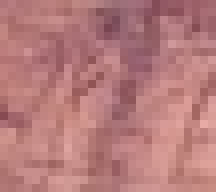
#> input picture AI/homework2/task4/other.jpg, 27 x 24 px, shrunk from 81 x 72 before the run (shown 8 times larger); the run also reads 1 picture not shown here
$ python fisher.py
#> lines starting #> are read from the running program, lines starting #| are printed output that depends on the picture
import cv2
import numpy as np
from matplotlib import pyplot as plt

samples = dict()
samples['river'] = []
samples['others'] = []


def get_pixel(img):
    """从原图中提取所有像素"""
    b, g, r = cv2.split(img)
    return [(_r, _g, _b) for (er, eg, eb) in zip(r, g, b)
            for (_r, _g, _b) in zip(er, eg, eb)]


def load_data(filename, label):
    """加载图像并提取信息"""
#> call 2 of load_data, with filename = 'other.jpg', label = 'others'
#> in load_data, img is the input picture: shape (24, 27, 3); mean B, G, R 123.4, 123.2, 181.6
    img = cv2.imread(filename)
    samples[label].extend(get_pixel(img))
#> in get_pixel (call 2), `b, g, r = cv2.split(img)`:
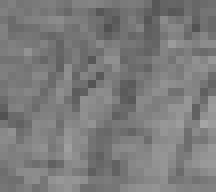
#> b: shape (24, 27) (shown 8 times larger); min 81, max 165, mean 123.4
#> in get_pixel (call 2), `b, g, r = cv2.split(img)`:
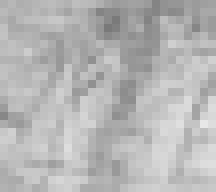
#> r: shape (24, 27) (shown 8 times larger); min 121, max 231, mean 181.6
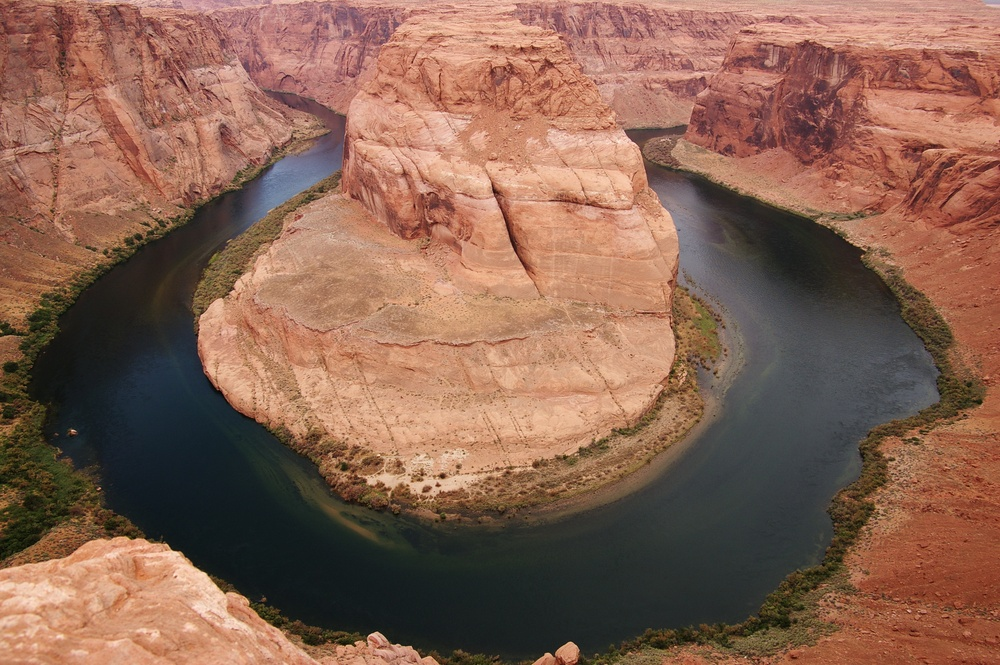
#> input picture AI/homework2/task4/IMGP8080.jpg, 1000 x 665 px, shrunk from 3008 x 2000 before the run
#> in main, image is the input picture: shape (665, 1000, 3); mean B, G, R 82.1, 99.3, 136.3


def calculate_average(record_dict: dict):
    """计算各个类别的均值向量"""
    average = dict()
    for cls, features in record_dict.items():
        average[cls] = np.mean(record_dict[cls], 0)  # 求各个类别的均值向量
    return average


def calculate_covariance_mat(record_dict: dict, record_avg: dict):
    """计算各个类别的协方差矩阵"""
    covariance = dict()
    for cls, features in record_dict.items():
        covariance[cls] = np.zeros((record_avg[cls].shape[0], record_avg[cls].shape[0]))
        for ft in features:
            covariance[cls] += np.matmul((ft - record_avg[cls]).T, (ft - record_avg[cls]))
    for mat in covariance.values():
        mat /= len(mat)
    return covariance


def fisher_classify(sample_img, sample_mean, sample_cov):
    """true -> 属于river, false -> 属于其他"""
    river_mean, other_mean = sample_mean.values()
    river_cov, other_cov = sample_cov.values()
    s_w = river_cov + other_cov
    u, s, v = np.linalg.svd(s_w)
    s_w_inv = np.dot(np.dot(v.T, np.linalg.inv(np.diag(s))), u.T)
    w = np.dot(s_w_inv, river_mean - other_mean)
    center_river = np.dot(w.T, river_mean)
    center_other = np.dot(w.T, other_mean)
    rows, cols = sample_img.shape[0:2]
#> rows = 665; cols = 1000
    for row in range(rows):
        for col in range(cols):
            pos = np.dot(w.T, sample_img[row, col, :])
            if abs(pos - center_river) > abs(pos - center_other):
                continue
            else:
                sample_img[row, col, :] = (255, 255, 255)
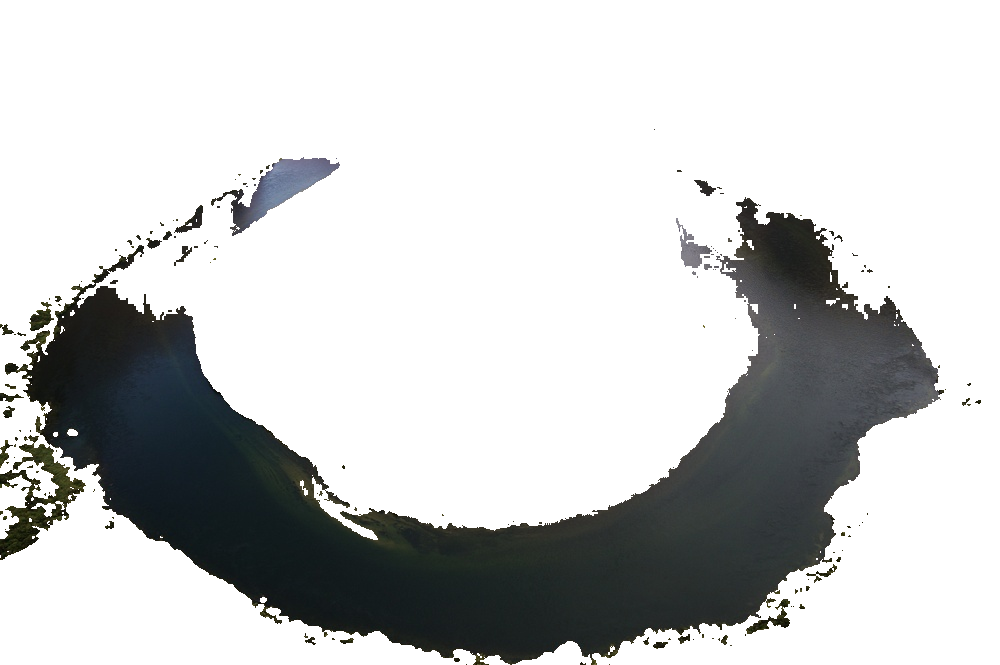
#> sample_img: shape (665, 1000, 3); mean B, G, R 202.1, 202.1, 200.8
    return sample_img


def main():
    """对图像各个像素进行分类并处理，把不属于河流的像素强制置白"""
    load_data('river.jpg', 'river')
    load_data('other.jpg', 'others')
    image = cv2.imread('IMGP8080.jpg')

    sample_mean = calculate_average(samples)
    sample_cov = calculate_covariance_mat(samples, sample_mean)
    image = fisher_classify(image, sample_mean, sample_cov)
    plt.imsave('classify.jpg', image)
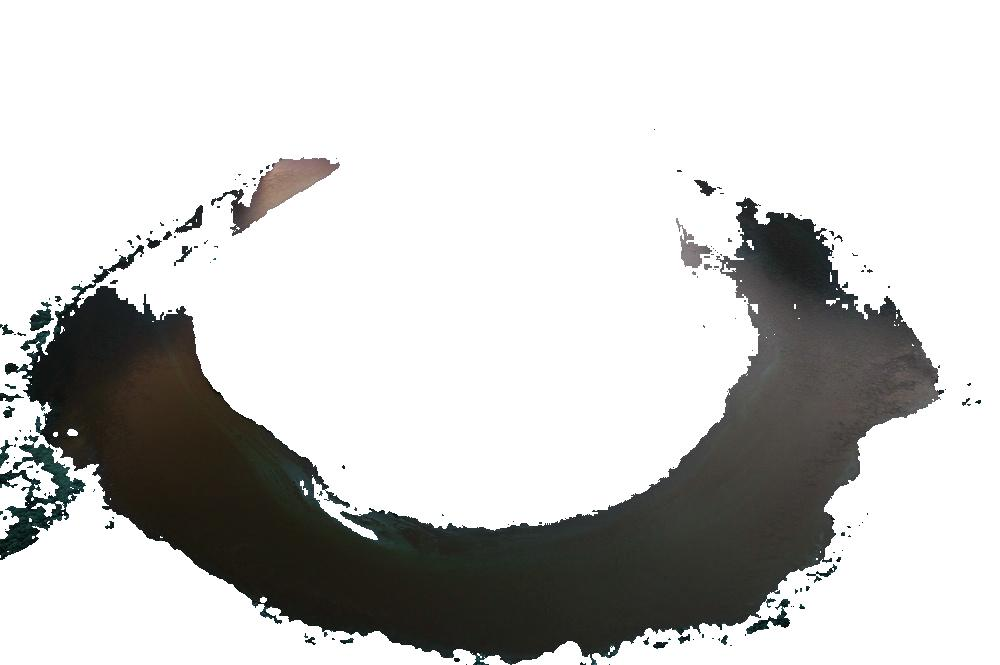
#> saved as classify.jpg: shape (665, 1000, 3); mean R, G, B 201.9, 201.9, 200.7


if __name__ == '__main__':
    main()
